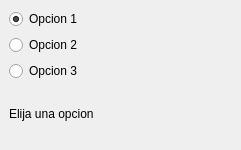
<?xml version="1.0" encoding="UTF-8"?>
<ui version="4.0">
 <class>MainWindow</class>
 <widget class="QMainWindow" name="MainWindow">
  <property name="geometry">
   <rect>
    <x>0</x>
    <y>0</y>
    <width>241</width>
    <height>150</height>
   </rect>
  </property>
  <property name="windowTitle">
   <string>MainWindow</string>
  </property>
  <widget class="QWidget" name="centralwidget">
   <layout class="QVBoxLayout" name="verticalLayout">
    <property name="leftMargin">
     <number>9</number>
    </property>
    <item>
     <widget class="QRadioButton" name="opcion1">
      <property name="text">
       <string>Opcion 1</string>
      </property>
      <property name="checked">
       <bool>true</bool>
      </property>
     </widget>
    </item>
    <item>
     <widget class="QRadioButton" name="opcion2">
      <property name="text">
       <string>Opcion 2</string>
      </property>
     </widget>
    </item>
    <item>
     <widget class="QRadioButton" name="opcion3">
      <property name="text">
       <string>Opcion 3</string>
      </property>
     </widget>
    </item>
    <item>
     <widget class="QLabel" name="etiqueta">
      <property name="text">
       <string>Elija una opcion</string>
      </property>
     </widget>
    </item>
   </layout>
  </widget>
 </widget>
 <resources/>
 <connections/>
</ui>
